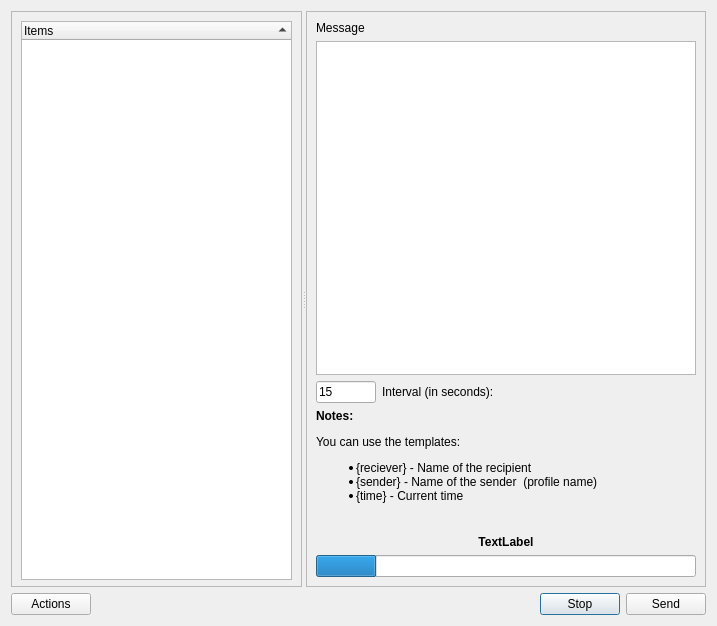
<?xml version="1.0" encoding="UTF-8"?>
<ui version="4.0">
 <class>Dialog</class>
 <widget class="QDialog" name="Dialog">
  <property name="geometry">
   <rect>
    <x>0</x>
    <y>0</y>
    <width>717</width>
    <height>626</height>
   </rect>
  </property>
  <property name="windowTitle">
   <string>Multiply Sending</string>
  </property>
  <layout class="QGridLayout" name="gridLayout">
   <item row="1" column="1">
    <spacer name="horizontalSpacer_3">
     <property name="orientation">
      <enum>Qt::Horizontal</enum>
     </property>
     <property name="sizeHint" stdset="0">
      <size>
       <width>40</width>
       <height>20</height>
      </size>
     </property>
    </spacer>
   </item>
   <item row="1" column="2">
    <widget class="QPushButton" name="stopButton">
     <property name="text">
      <string>Stop</string>
     </property>
    </widget>
   </item>
   <item row="1" column="3">
    <widget class="QPushButton" name="sendButton">
     <property name="sizePolicy">
      <sizepolicy hsizetype="Fixed" vsizetype="Fixed">
       <horstretch>0</horstretch>
       <verstretch>0</verstretch>
      </sizepolicy>
     </property>
     <property name="text">
      <string>Send</string>
     </property>
    </widget>
   </item>
   <item row="0" column="0" colspan="4">
    <widget class="QSplitter" name="splitter">
     <property name="orientation">
      <enum>Qt::Horizontal</enum>
     </property>
     <widget class="QFrame" name="frame">
      <property name="sizePolicy">
       <sizepolicy hsizetype="Fixed" vsizetype="Preferred">
        <horstretch>0</horstretch>
        <verstretch>0</verstretch>
       </sizepolicy>
      </property>
      <property name="frameShape">
       <enum>QFrame::StyledPanel</enum>
      </property>
      <property name="frameShadow">
       <enum>QFrame::Raised</enum>
      </property>
      <layout class="QVBoxLayout" name="verticalLayout_2">
       <property name="spacing">
        <number>6</number>
       </property>
       <property name="bottomMargin">
        <number>6</number>
       </property>
       <item>
        <widget class="QTreeWidget" name="treeWidget">
         <property name="sizePolicy">
          <sizepolicy hsizetype="Ignored" vsizetype="Preferred">
           <horstretch>0</horstretch>
           <verstretch>0</verstretch>
          </sizepolicy>
         </property>
         <property name="minimumSize">
          <size>
           <width>200</width>
           <height>0</height>
          </size>
         </property>
         <property name="baseSize">
          <size>
           <width>0</width>
           <height>0</height>
          </size>
         </property>
         <property name="frameShape">
          <enum>QFrame::StyledPanel</enum>
         </property>
         <property name="frameShadow">
          <enum>QFrame::Sunken</enum>
         </property>
         <property name="alternatingRowColors">
          <bool>true</bool>
         </property>
         <property name="selectionBehavior">
          <enum>QAbstractItemView::SelectRows</enum>
         </property>
         <property name="iconSize">
          <size>
           <width>32</width>
           <height>32</height>
          </size>
         </property>
         <property name="autoExpandDelay">
          <number>5</number>
         </property>
         <property name="indentation">
          <number>20</number>
         </property>
         <property name="rootIsDecorated">
          <bool>false</bool>
         </property>
         <property name="sortingEnabled">
          <bool>true</bool>
         </property>
         <property name="animated">
          <bool>true</bool>
         </property>
         <attribute name="headerVisible">
          <bool>true</bool>
         </attribute>
         <attribute name="headerShowSortIndicator" stdset="0">
          <bool>true</bool>
         </attribute>
         <column>
          <property name="text">
           <string>Items</string>
          </property>
         </column>
        </widget>
       </item>
      </layout>
     </widget>
     <widget class="QFrame" name="frame_2">
      <property name="sizePolicy">
       <sizepolicy hsizetype="Expanding" vsizetype="Preferred">
        <horstretch>0</horstretch>
        <verstretch>0</verstretch>
       </sizepolicy>
      </property>
      <property name="frameShape">
       <enum>QFrame::StyledPanel</enum>
      </property>
      <property name="frameShadow">
       <enum>QFrame::Raised</enum>
      </property>
      <layout class="QVBoxLayout" name="verticalLayout">
       <item>
        <widget class="QLabel" name="label">
         <property name="text">
          <string>Message</string>
         </property>
        </widget>
       </item>
       <item>
        <widget class="QTextEdit" name="messageEdit"/>
       </item>
       <item>
        <layout class="QHBoxLayout" name="horizontalLayout">
         <item>
          <widget class="QLineEdit" name="intervalEdit">
           <property name="sizePolicy">
            <sizepolicy hsizetype="Preferred" vsizetype="Fixed">
             <horstretch>0</horstretch>
             <verstretch>0</verstretch>
            </sizepolicy>
           </property>
           <property name="minimumSize">
            <size>
             <width>60</width>
             <height>0</height>
            </size>
           </property>
           <property name="maximumSize">
            <size>
             <width>60</width>
             <height>16777215</height>
            </size>
           </property>
           <property name="text">
            <string>15</string>
           </property>
          </widget>
         </item>
         <item>
          <widget class="QLabel" name="label_3">
           <property name="sizePolicy">
            <sizepolicy hsizetype="Preferred" vsizetype="Preferred">
             <horstretch>0</horstretch>
             <verstretch>0</verstretch>
            </sizepolicy>
           </property>
           <property name="layoutDirection">
            <enum>Qt::LeftToRight</enum>
           </property>
           <property name="text">
            <string>Interval (in seconds):</string>
           </property>
          </widget>
         </item>
         <item>
          <spacer name="horizontalSpacer_2">
           <property name="orientation">
            <enum>Qt::Horizontal</enum>
           </property>
           <property name="sizeHint" stdset="0">
            <size>
             <width>40</width>
             <height>20</height>
            </size>
           </property>
          </spacer>
         </item>
        </layout>
       </item>
       <item>
        <widget class="QLabel" name="label_2">
         <property name="text">
          <string>&lt;!DOCTYPE HTML PUBLIC &quot;-//W3C//DTD HTML 4.0//EN&quot; &quot;http://www.w3.org/TR/REC-html40/strict.dtd&quot;&gt;
&lt;html&gt;&lt;head&gt;&lt;meta name=&quot;qrichtext&quot; content=&quot;1&quot; /&gt;&lt;style type=&quot;text/css&quot;&gt;
p, li { white-space: pre-wrap; }
&lt;/style&gt;&lt;/head&gt;&lt;body style=&quot; font-family:'Droid Sans'; font-size:9pt; font-weight:400; font-style:normal;&quot;&gt;
&lt;p style=&quot; margin-top:12px; margin-bottom:12px; margin-left:0px; margin-right:0px; -qt-block-indent:0; text-indent:0px;&quot;&gt;&lt;span style=&quot; font-weight:600;&quot;&gt;Notes:&lt;/span&gt;&lt;/p&gt;
&lt;p style=&quot; margin-top:12px; margin-bottom:12px; margin-left:0px; margin-right:0px; -qt-block-indent:0; text-indent:0px;&quot;&gt;You can use the templates:&lt;/p&gt;
&lt;ul style=&quot;-qt-list-indent: 1;&quot;&gt;&lt;li style=&quot; margin-top:12px; margin-bottom:0px; margin-left:0px; margin-right:0px; -qt-block-indent:0; text-indent:0px;&quot;&gt;{reciever} - Name of the recipient &lt;/li&gt;
&lt;li style=&quot; margin-top:0px; margin-bottom:0px; margin-left:0px; margin-right:0px; -qt-block-indent:0; text-indent:0px;&quot;&gt;{sender} - Name of the sender  (profile name)&lt;/li&gt;
&lt;li style=&quot; margin-top:0px; margin-bottom:12px; margin-left:0px; margin-right:0px; -qt-block-indent:0; text-indent:0px;&quot;&gt;{time} - Current time&lt;/li&gt;&lt;/ul&gt;
&lt;p style=&quot;-qt-paragraph-type:empty; margin-top:0px; margin-bottom:12px; margin-left:0px; margin-right:0px; -qt-block-indent:1; text-indent:0px;&quot;&gt;&lt;/p&gt;&lt;/body&gt;&lt;/html&gt;</string>
         </property>
         <property name="textFormat">
          <enum>Qt::RichText</enum>
         </property>
         <property name="textInteractionFlags">
          <set>Qt::TextBrowserInteraction</set>
         </property>
        </widget>
       </item>
       <item>
        <widget class="QLabel" name="progressHint">
         <property name="sizePolicy">
          <sizepolicy hsizetype="Expanding" vsizetype="Fixed">
           <horstretch>0</horstretch>
           <verstretch>0</verstretch>
          </sizepolicy>
         </property>
         <property name="text">
          <string>&lt;!DOCTYPE HTML PUBLIC &quot;-//W3C//DTD HTML 4.0//EN&quot; &quot;http://www.w3.org/TR/REC-html40/strict.dtd&quot;&gt;
&lt;html&gt;&lt;head&gt;&lt;meta name=&quot;qrichtext&quot; content=&quot;1&quot; /&gt;&lt;style type=&quot;text/css&quot;&gt;
p, li { white-space: pre-wrap; }
&lt;/style&gt;&lt;/head&gt;&lt;body style=&quot; font-family:'Droid Sans'; font-size:9pt; font-weight:400; font-style:normal;&quot;&gt;
&lt;p style=&quot; margin-top:0px; margin-bottom:0px; margin-left:0px; margin-right:0px; -qt-block-indent:0; text-indent:0px;&quot;&gt;&lt;span style=&quot; font-weight:600;&quot;&gt;TextLabel&lt;/span&gt;&lt;/p&gt;&lt;/body&gt;&lt;/html&gt;</string>
         </property>
         <property name="alignment">
          <set>Qt::AlignCenter</set>
         </property>
         <property name="wordWrap">
          <bool>true</bool>
         </property>
        </widget>
       </item>
       <item>
        <widget class="QProgressBar" name="progressBar">
         <property name="sizePolicy">
          <sizepolicy hsizetype="Expanding" vsizetype="Fixed">
           <horstretch>0</horstretch>
           <verstretch>0</verstretch>
          </sizepolicy>
         </property>
         <property name="maximum">
          <number>150</number>
         </property>
         <property name="value">
          <number>24</number>
         </property>
         <property name="format">
          <string/>
         </property>
        </widget>
       </item>
      </layout>
     </widget>
    </widget>
   </item>
   <item row="1" column="0">
    <widget class="QPushButton" name="actionsButton">
     <property name="text">
      <string>Actions</string>
     </property>
    </widget>
   </item>
  </layout>
 </widget>
 <tabstops>
  <tabstop>treeWidget</tabstop>
  <tabstop>messageEdit</tabstop>
  <tabstop>intervalEdit</tabstop>
  <tabstop>sendButton</tabstop>
  <tabstop>stopButton</tabstop>
  <tabstop>actionsButton</tabstop>
 </tabstops>
 <resources/>
 <connections/>
</ui>
